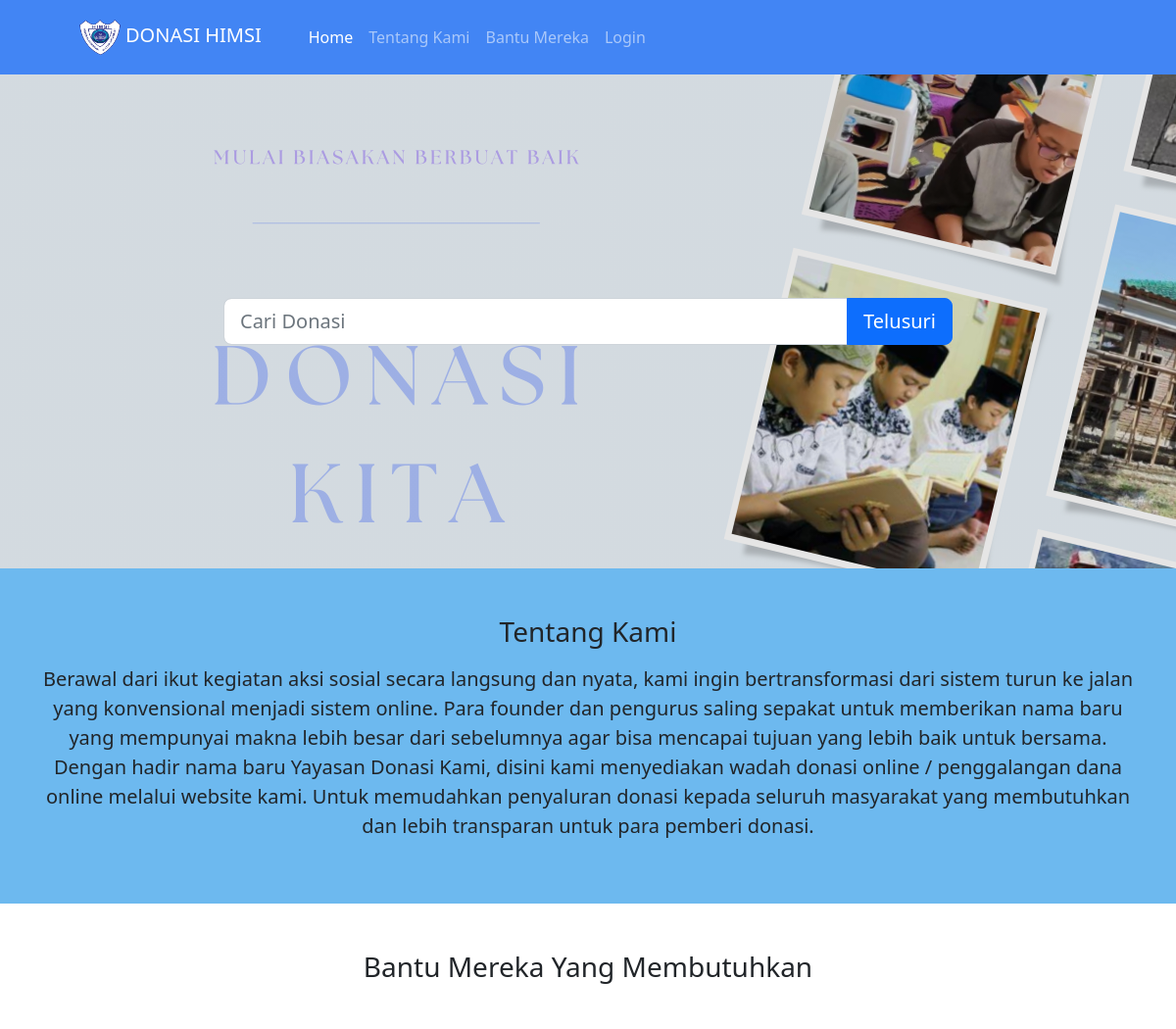
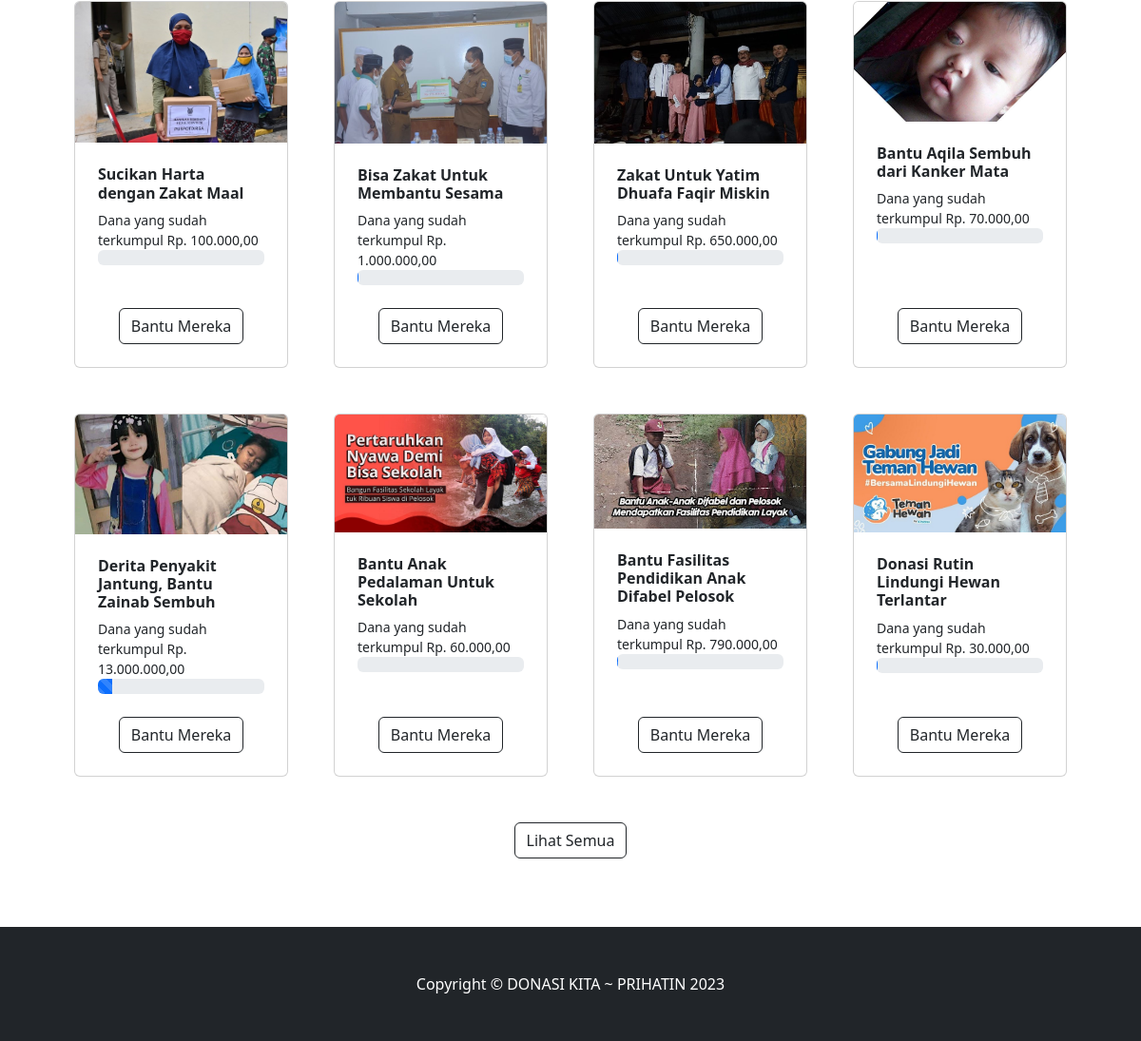
The page / on the database its author committed (2 pictures, top to bottom).
### tables this page shows
CREATE TABLE `donasi` (
  `id` int(11) NOT NULL,
  `judul` varchar(128) NOT NULL,
  `id_kategori` int(11) NOT NULL,
  `dana_dibutuhkan` int(11) NOT NULL,
  `dana_terkumpul` int(11) NOT NULL,
  `detail` text NOT NULL,
  `gambar` varchar(258) NOT NULL,
  `status_donasi` enum('Belum dicairkan','Sudah dicairkan') NOT NULL DEFAULT 'Belum dicairkan'
);

### application/controllers/User.php (called while the page is built, shortened)
<?php
class User extends CI_Controller
{
    public function index()
    {
        $data['title'] = 'Home | Donasi Kita';
        if ($this->session->userdata('email')) {
            $data['user'] = $this->ModelUser->cekData(['email' => $this->session->userdata('email')])->row_array();
            $data['donasi'] = $this->db->get('donasi')->result_array();
            $this->load->view('templates/user_header', $data);
            $this->load->view('templates/user_navbar', $data);
            $this->load->view('user/index', $data);
            $this->load->view('templates/user_footer');
        } else {
            $data['user'] = 'pengunjung';
            $data['donasi'] = $this->db->get('donasi')->result_array();
            $this->load->view('templates/user_header', $data);
            $this->load->view('templates/user_navbar', $data);
            $this->load->view('user/index', $data);
            $this->load->view('templates/user_footer');
        }
    }
}

### index.php (called while the page is built, shortened)
<?php
require_once BASEPATH.'core/CodeIgniter.php';

### application/views/user/index.php (the view)
<header>
    <div class="container-fluid banner d-flex align-items-center">
        <div class="container text-center text-black">
            <div class="col-md-8 offset-md-2">
                <form method="get" action="<?= base_url('user/donasi') ?>">
                    <div class="input-group input-group-lg my-4">
                        <input type="text" class="form-control" placeholder="Cari Donasi" aria-label="Cari Donasi" aria-describedby="basic-addon2" name="keyword">
                        <button type="submit" class="btn btn-primary text-white">Telusuri</button>
                    </div>
                </form>
            </div>
        </div>
    </div>
</header>
<div class="container-fluid warna1 py-5">
    <div class="container text-center">
        <h3>Tentang Kami</h3>
        <p class="fs-5 mt-3">
            Berawal dari ikut kegiatan aksi sosial secara langsung dan nyata, kami ingin bertransformasi dari sistem turun ke jalan yang konvensional menjadi sistem online.
            Para founder dan pengurus saling sepakat untuk memberikan nama baru yang mempunyai makna lebih besar dari sebelumnya agar bisa mencapai tujuan yang lebih baik untuk bersama.
            Dengan hadir nama baru Yayasan Donasi Kami, disini kami menyediakan wadah donasi online / penggalangan dana online melalui website kami. Untuk memudahkan penyaluran donasi kepada seluruh masyarakat yang membutuhkan dan lebih transparan untuk para pemberi donasi.
        </p>
    </div>
</div>
<?php
$queryDonasi = "SELECT * FROM donasi LIMIT 8";
$donasi = $this->db->query($queryDonasi)->result_array();
?>
<section class="py-5">
    <div class="container text-center">
        <h3>Bantu Mereka Yang Membutuhkan</h3>
    </div>
    <div class="container px-4 px-lg-5 mt-5">
        <div class="row gx-4 gx-lg-5 row-cols-2 row-cols-md-3 row-cols-xl-4 justify-content-center">
            <?php foreach ($donasi as $d) { ?>
                <div class="col mb-5">
                    <div class="card h-100">
                        <img class="card-img-top" src="<?= base_url('assets/img/upload/') . $d['gambar']; ?>" alt="..." />
                        <div class="card-body p-4">
                            <div class="text-left">
                                <h6 class="fw-bolder"><?= $d['judul']; ?></h6>
                                <p class="card-text text-harga" style="font-size: 14px;"><?= "Dana yang sudah terkumpul Rp. " . number_format($d['dana_terkumpul'], 2, ',', '.'); ?> </p>
                            </div>
                            <div class="progress">
                                <div class="progress-bar progress-bar-striped progress-bar-animated" role="progressbar" style="width: <?= $d['dana_terkumpul'] / $d['dana_dibutuhkan'] * 100; ?>%"></div>
                            </div>
                        </div>
                        <div class="card-footer p-4 pt-0 border-top-0 bg-transparent">
                            <div class="text-center"><a class="btn btn-outline-dark mt-auto" href="<?= base_url('user/detailDonasi/') . $d['id']; ?>">Bantu Mereka</a></div>
                        </div>
                    </div>
                </div>
            <?php } ?>
            <div class="card-footer p-4 pt-0 border-top-0 bg-transparent">
                <div class="text-center"><a class="btn btn-outline-dark mt-auto" href="<?= base_url('user/donasi') ?>">Lihat Semua</a></div>
            </div>
        </div>
    </div>
</section>

### rows shown on the page
donasi: gambar (picture), judul "Sucikan Harta dengan Zakat Maal", dana_terkumpul "100.000,00"
donasi: gambar (picture), judul "Bisa Zakat Untuk Membantu Sesama", dana_terkumpul "1.000.000,00"
donasi: gambar (picture), judul "Zakat Untuk Yatim Dhuafa Faqir Miskin", dana_terkumpul "650.000,00"
donasi: gambar (picture), judul "Bantu Aqila Sembuh dari Kanker Mata", dana_terkumpul "70.000,00"
donasi: gambar (picture), judul "Derita Penyakit Jantung, Bantu Zainab Sembuh", dana_terkumpul "13.000.000,00", dana_dibutuhkan 150000000 (drawn)
donasi: gambar (picture), judul "Bantu Anak Pedalaman Untuk Sekolah", dana_terkumpul "60.000,00"
donasi: gambar (picture), judul "Bantu Fasilitas Pendidikan Anak Difabel Pelosok", dana_terkumpul "790.000,00"
donasi: gambar (picture), judul "Donasi Rutin Lindungi Hewan Terlantar", dana_terkumpul "30.000,00"
